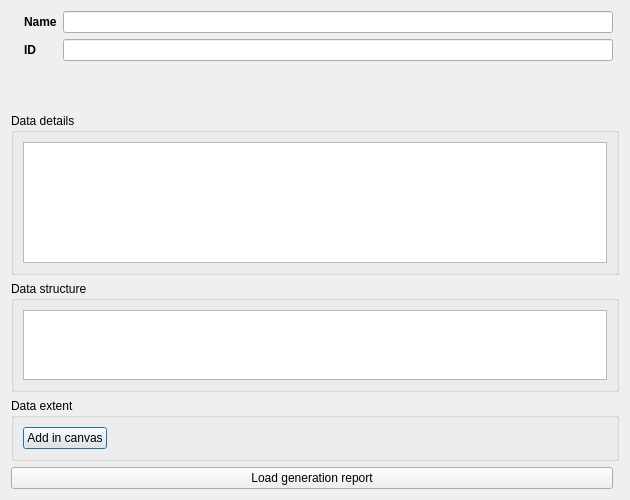
<?xml version="1.0" encoding="UTF-8"?>
<ui version="4.0">
 <class>StoredDataDetailsDialog</class>
 <widget class="QDialog" name="StoredDataDetailsDialog">
  <property name="geometry">
   <rect>
    <x>0</x>
    <y>0</y>
    <width>630</width>
    <height>500</height>
   </rect>
  </property>
  <property name="minimumSize">
   <size>
    <width>400</width>
    <height>500</height>
   </size>
  </property>
  <property name="windowTitle">
   <string>Report</string>
  </property>
  <layout class="QGridLayout" name="gridLayout">
   <item row="7" column="0" colspan="4">
    <widget class="QgsCollapsibleGroupBox" name="gpx_data_extent">
     <property name="title">
      <string>Data extent</string>
     </property>
     <property name="collapsed">
      <bool>true</bool>
     </property>
     <property name="saveCollapsedState">
      <bool>false</bool>
     </property>
     <layout class="QGridLayout" name="gridLayout_4">
      <item row="0" column="0">
       <widget class="QPushButton" name="btn_add_extent_layer">
        <property name="text">
         <string>Add in canvas</string>
        </property>
       </widget>
      </item>
      <item row="0" column="1">
       <spacer name="horizontalSpacer">
        <property name="orientation">
         <enum>Qt::Horizontal</enum>
        </property>
        <property name="sizeHint" stdset="0">
         <size>
          <width>40</width>
          <height>20</height>
         </size>
        </property>
       </spacer>
      </item>
     </layout>
    </widget>
   </item>
   <item row="1" column="2">
    <widget class="QLineEdit" name="lne_id">
     <property name="readOnly">
      <bool>true</bool>
     </property>
    </widget>
   </item>
   <item row="2" column="0" colspan="4">
    <widget class="QLabel" name="lbl_status">
     <property name="minimumSize">
      <size>
       <width>0</width>
       <height>40</height>
      </size>
     </property>
     <property name="text">
      <string notr="true">&lt;status_label&gt;</string>
     </property>
     <property name="wordWrap">
      <bool>true</bool>
     </property>
    </widget>
   </item>
   <item row="0" column="1">
    <widget class="QLabel" name="lbl_name_display">
     <property name="sizePolicy">
      <sizepolicy hsizetype="Fixed" vsizetype="Fixed">
       <horstretch>0</horstretch>
       <verstretch>0</verstretch>
      </sizepolicy>
     </property>
     <property name="font">
      <font>
       <weight>75</weight>
       <bold>true</bold>
      </font>
     </property>
     <property name="text">
      <string>Name</string>
     </property>
    </widget>
   </item>
   <item row="5" column="0" colspan="4">
    <widget class="QgsCollapsibleGroupBox" name="gpx_data_structure">
     <property name="title">
      <string>Data structure</string>
     </property>
     <property name="collapsed">
      <bool>true</bool>
     </property>
     <property name="saveCollapsedState">
      <bool>false</bool>
     </property>
     <layout class="QGridLayout" name="gridLayout_3">
      <item row="0" column="0">
       <widget class="QTreeView" name="trv_table_relation"/>
      </item>
     </layout>
    </widget>
   </item>
   <item row="10" column="0" colspan="4">
    <layout class="QVBoxLayout" name="vlayout_execution"/>
   </item>
   <item row="0" column="0">
    <widget class="QLabel" name="lbl_status_icon">
     <property name="text">
      <string notr="true">&lt;status_icon&gt;</string>
     </property>
    </widget>
   </item>
   <item row="8" column="0" colspan="3">
    <layout class="QHBoxLayout" name="horizontalLayout">
     <item>
      <widget class="QPushButton" name="btn_load_report">
       <property name="text">
        <string>Load generation report</string>
       </property>
      </widget>
     </item>
    </layout>
   </item>
   <item row="1" column="1">
    <widget class="QLabel" name="lbl_id_display">
     <property name="sizePolicy">
      <sizepolicy hsizetype="Fixed" vsizetype="Fixed">
       <horstretch>0</horstretch>
       <verstretch>0</verstretch>
      </sizepolicy>
     </property>
     <property name="font">
      <font>
       <weight>75</weight>
       <bold>true</bold>
      </font>
     </property>
     <property name="text">
      <string>ID</string>
     </property>
    </widget>
   </item>
   <item row="0" column="2">
    <widget class="QLineEdit" name="lne_name">
     <property name="readOnly">
      <bool>true</bool>
     </property>
    </widget>
   </item>
   <item row="4" column="0" colspan="4">
    <widget class="QgsCollapsibleGroupBox" name="gpx_details">
     <property name="title">
      <string>Data details</string>
     </property>
     <property name="collapsed">
      <bool>true</bool>
     </property>
     <property name="saveCollapsedState">
      <bool>false</bool>
     </property>
     <layout class="QGridLayout" name="gridLayout_2">
      <item row="0" column="0">
       <widget class="QTableView" name="tbv_details">
        <property name="sizePolicy">
         <sizepolicy hsizetype="Expanding" vsizetype="Fixed">
          <horstretch>0</horstretch>
          <verstretch>0</verstretch>
         </sizepolicy>
        </property>
       </widget>
      </item>
     </layout>
    </widget>
   </item>
   <item row="11" column="2">
    <spacer name="verticalSpacer">
     <property name="orientation">
      <enum>Qt::Vertical</enum>
     </property>
     <property name="sizeHint" stdset="0">
      <size>
       <width>20</width>
       <height>40</height>
      </size>
     </property>
    </spacer>
   </item>
  </layout>
 </widget>
 <customwidgets>
  <customwidget>
   <class>QgsCollapsibleGroupBox</class>
   <extends>QGroupBox</extends>
   <header>qgscollapsiblegroupbox.h</header>
   <container>1</container>
  </customwidget>
 </customwidgets>
 <resources/>
 <connections/>
</ui>
